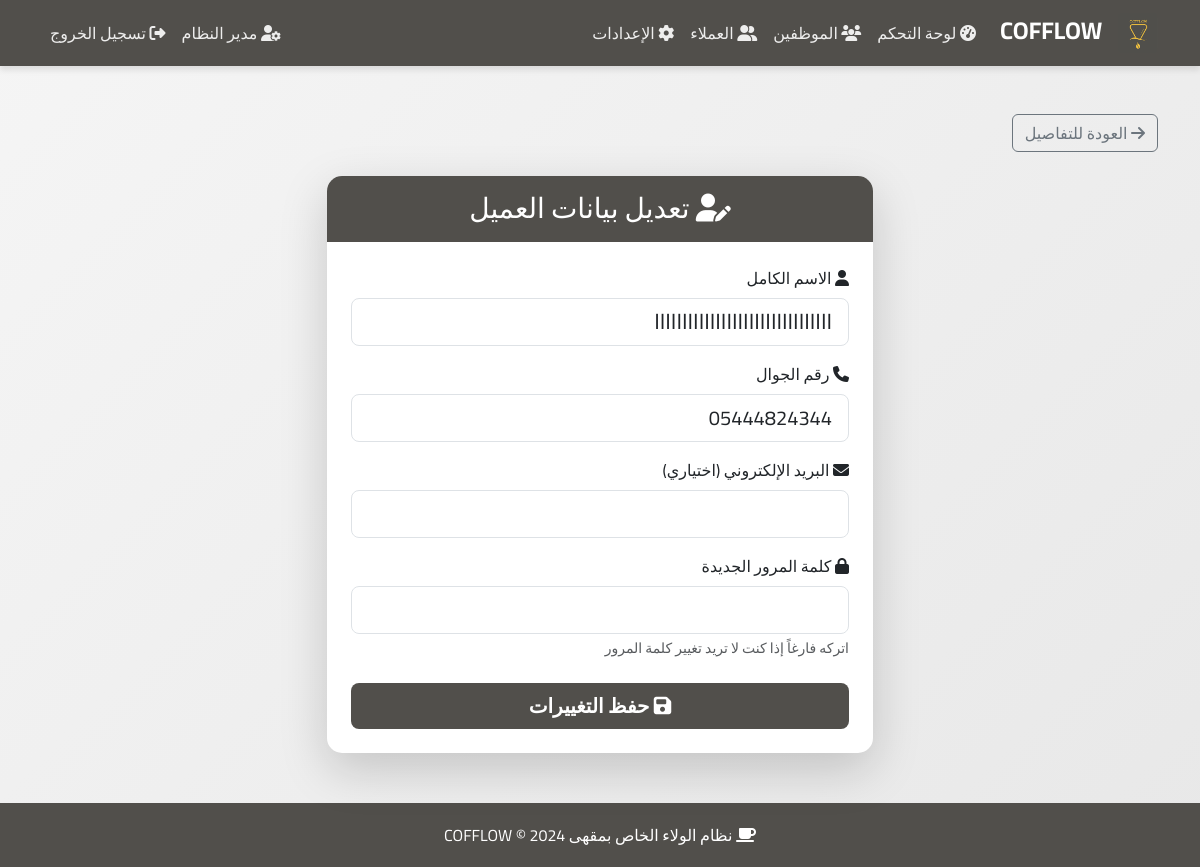
Page /admin/customer/edit/2 (signed in) on the committed database.
### models.py (models this page shows, shortened)
class Settings(db.Model):
    __tablename__ = 'settings'
    id = db.Column(db.Integer, primary_key=True)
    cups_required = db.Column(db.Integer, default=6)  # عدد الأكواب المطلوبة للحصول على كوب مجاني
    logo_path = db.Column(db.String(255), nullable=True)
    primary_color = db.Column(db.String(7), default='#8B4513')  # لون بني للقهوة
    secondary_color = db.Column(db.String(7), default='#D2691E')
    updated_at = db.Column(db.DateTime, default=datetime.utcnow, onupdate=datetime.utcnow)

class User(UserMixin, db.Model):
    __tablename__ = 'users'
    id = db.Column(db.Integer, primary_key=True)
    name = db.Column(db.String(100), nullable=False)
    phone = db.Column(db.String(20), unique=True, nullable=False)
    email = db.Column(db.String(120), unique=True, nullable=True)
    password_hash = db.Column(db.String(255), nullable=False)
    role = db.Column(db.String(20), nullable=False)  # 'admin', 'employee', 'customer'
    cups_count = db.Column(db.Integer, default=0)  # للعملاء فقط
    created_at = db.Column(db.DateTime, default=datetime.utcnow)
    coupons = db.relationship('Coupon', backref='customer', lazy=True, foreign_keys='Coupon.customer_id')
    transactions = db.relationship('Transaction', backref='customer', lazy=True, foreign_keys='Transaction.customer_id')

### app.py (the view, shortened to what this page needs)
@app.route('/admin/customer/edit/<int:id>', methods=['GET', 'POST'])
@login_required
@role_required('admin')
def admin_edit_customer(id):
    customer = User.query.get_or_404(id)
    if customer.role != 'customer':
        flash('المستخدم المطلوب غير موجود', 'danger')
        return redirect(url_for('admin_customers'))
    return render_template('admin/edit_customer.html', customer=customer)

### app.py (called while the page is built)
@login_manager.user_loader
def load_user(user_id):
    return User.query.get(int(user_id))

@app.context_processor
def inject_settings():
    settings = Settings.query.first()
    lang = session.get('lang', 'ar')
    translations = get_all_translations(lang)
    return dict(settings=settings, lang=lang, t=translations)

def role_required(role):
    def decorator(f):
        @wraps(f)
        def decorated_function(*args, **kwargs):
            if not current_user.is_authenticated or current_user.role != role:
                flash('ليس لديك صلاحية للوصول إلى هذه الصفحة', 'danger')
                return redirect(url_for('index'))
            return f(*args, **kwargs)
        return decorated_function
    return decorator

@app.before_request
def make_session_permanent():
    if current_user.is_authenticated:
        session.permanent = True

### translations.py (called while the page is built)
def get_all_translations(lang):
    return TRANSLATIONS.get(lang, TRANSLATIONS['ar'])

### templates/admin/edit_customer.html (shortened to what this page needs)
{% extends "base.html" %}
{% block content %}
<div class="mb-4">
    <a href="{{ url_for('admin_customer_details', id=customer.id) }}" class="btn btn-outline-secondary">
        <i class="fas fa-arrow-right"></i> العودة للتفاصيل
    </a>
</div>
<div class="row justify-content-center">
    <div class="col-md-6">
        <div class="card shadow-lg">
            <div class="card-header text-center">
                <h3 class="mb-0">
                    <i class="fas fa-user-edit"></i> تعديل بيانات العميل
                </h3>
            </div>
            <div class="card-body p-4">
                <form method="POST" action="{{ url_for('admin_edit_customer', id=customer.id) }}">
                    <div class="mb-3">
                        <label for="name" class="form-label">
                            <i class="fas fa-user"></i> الاسم الكامل
                        </label>
                        <input type="text" class="form-control form-control-lg" id="name" name="name"
                               value="{{ customer.name }}" required>
                    </div>
                    <div class="mb-3">
                        <label for="phone" class="form-label">
                            <i class="fas fa-phone"></i> رقم الجوال
                        </label>
                        <input type="text" class="form-control form-control-lg" id="phone" name="phone"
                               value="{{ customer.phone }}" required>
                    </div>
                    <div class="mb-3">
                        <label for="email" class="form-label">
                            <i class="fas fa-envelope"></i> البريد الإلكتروني (اختياري)
                        </label>
                        <input type="email" class="form-control form-control-lg" id="email" name="email"
                               value="{{ customer.email or '' }}">
                    </div>
                    <div class="mb-4">
                        <label for="password" class="form-label">
                            <i class="fas fa-lock"></i> كلمة المرور الجديدة
                        </label>
                        <input type="password" class="form-control form-control-lg" id="password" name="password">
                        <div class="form-text">اتركه فارغاً إذا كنت لا تريد تغيير كلمة المرور</div>
                    </div>
                    <button type="submit" class="btn btn-primary btn-lg w-100">
                        <i class="fas fa-save"></i> حفظ التغييرات
                    </button>
                </form>
            </div>
        </div>
    </div>
</div>
{% endblock %}

### templates/base.html (shortened to what this page needs)
<!DOCTYPE html>
<html lang="ar" dir="rtl">
<head>
    <link href="https://cdn.jsdelivr.net/npm/bootstrap@5.3.0/dist/css/bootstrap.rtl.min.css" rel="stylesheet">
    <link rel="stylesheet" href="https://cdnjs.cloudflare.com/ajax/libs/font-awesome/6.4.0/css/all.min.css">
</head>
<body>
    <nav class="navbar navbar-expand-lg navbar-dark sticky-top">
        <div class="container">
            <a class="navbar-brand" href="{{ url_for('index') }}">
                {% if settings and settings.logo_path %}
                    <img src="{{ url_for('static', filename='uploads/' + settings.logo_path) }}"
                         alt="Logo" style="height: 40px; margin-left: 10px; border-radius: 5px;">
                {% else %}
                    <i class="fas fa-coffee"></i>
                {% endif %}
                COFFLOW
            </a>
            <div class="collapse navbar-collapse" id="navbarNav">
                <ul class="navbar-nav me-auto">
                    {% if current_user.is_authenticated %}
                        {% if current_user.role == 'admin' %}
                            <li class="nav-item">
                                <a class="nav-link" href="{{ url_for('admin_dashboard') }}">
                                    <i class="fas fa-tachometer-alt"></i> لوحة التحكم
                                </a>
                            </li>
                            <li class="nav-item">
                                <a class="nav-link" href="{{ url_for('admin_employees') }}">
                                    <i class="fas fa-users"></i> الموظفين
                                </a>
                            </li>
                            <li class="nav-item">
                                <a class="nav-link" href="{{ url_for('admin_customers') }}">
                                    <i class="fas fa-user-friends"></i> العملاء
                                </a>
                            </li>
                            <li class="nav-item">
                                <a class="nav-link" href="{{ url_for('admin_settings') }}">
                                    <i class="fas fa-cog"></i> الإعدادات
                                </a>
                            </li>
                        {% endif %}
                    {% endif %}
                </ul>
                <ul class="navbar-nav">
                    {% if current_user.is_authenticated %}
                        {% if current_user.role == 'admin' %}
                        <li class="nav-item">
                            <a class="nav-link" href="{{ url_for('admin_profile') }}">
                                <i class="fas fa-user-cog"></i> {{ current_user.name }}
                            </a>
                        </li>
                        {% else %}
                        <li class="nav-item">
                            <span class="nav-link">
                                <i class="fas fa-user"></i> {{ current_user.name }}
                            </span>
                        </li>
                        {% endif %}
                        <li class="nav-item">
                            <a class="nav-link" href="{{ url_for('logout') }}">
                                <i class="fas fa-sign-out-alt"></i> تسجيل الخروج
                            </a>
                        </li>
                    {% endif %}
                </ul>
            </div>
        </div>
    </nav>
    <main class="container my-5">
        {% block content %}{% endblock %}
    </main>
    <footer class="footer text-center">
        <div class="container">
            <p class="mb-0">
                <i class="fas fa-coffee"></i>
                نظام الولاء الخاص بمقهى COFFLOW &copy; 2024
            </p>
        </div>
    </footer>
</body>
</html>

### rows in the picture
Settings: logo_path (picture)
User: name "مدير النظام"
User: name "اااااااااااااااااااااااااااااااا", phone "05444824344"
